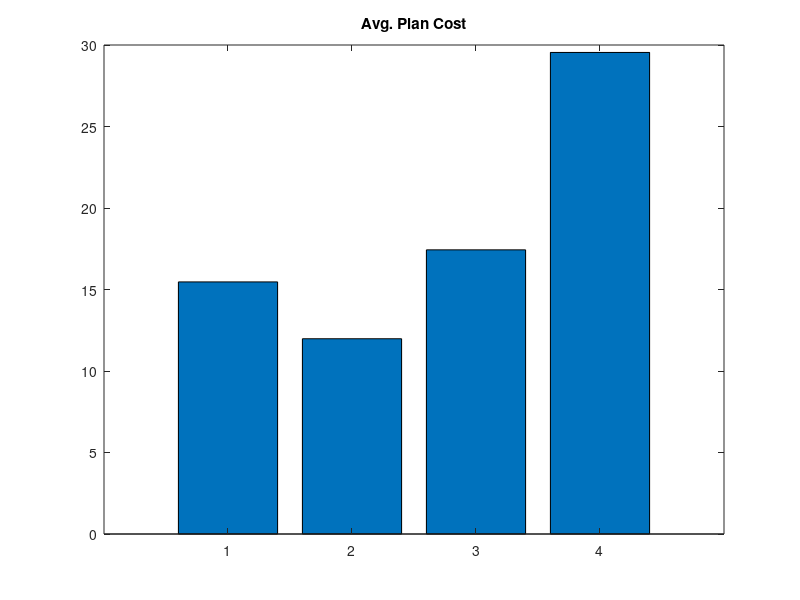
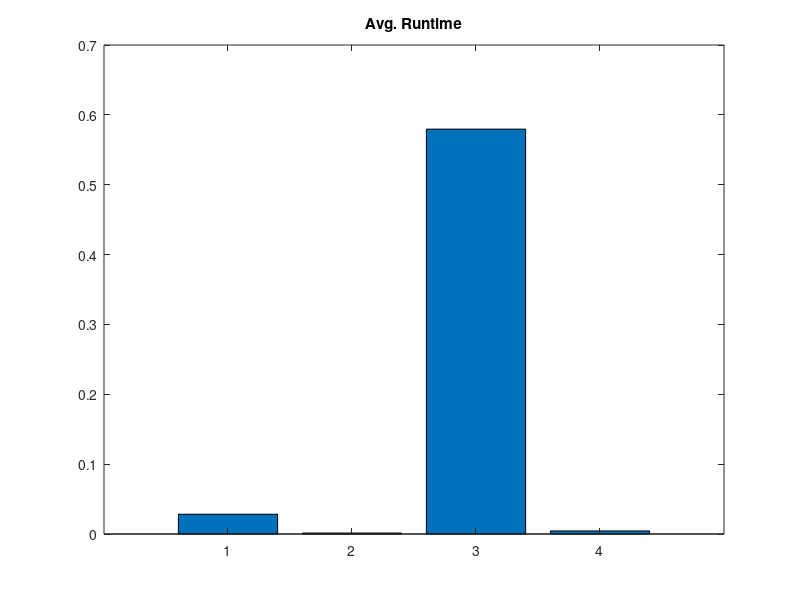
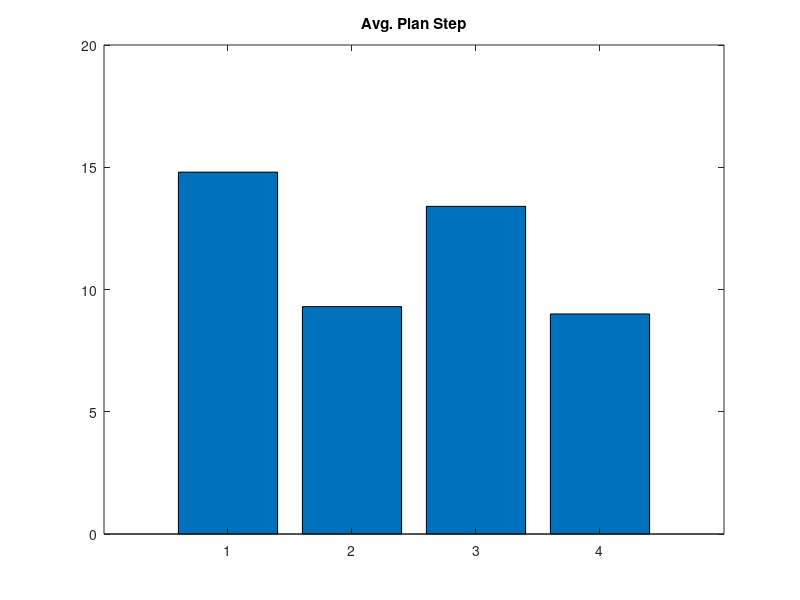

Source code (MATLAB) for these figures, in order:
load('analysis.mat');
RRT = mean(RRT, 2);
RRT_Connect = mean(RRT_Connect, 2);
RRT_Star = mean(RRT_Star, 2);
PRM = mean(PRM, 2);

data = [RRT RRT_Connect RRT_Star PRM];
figure(1)
bar(data(1,:))
title('Avg. Plan Cost')

figure(2)
bar(data(2,:))
title('Avg. Runtime')

figure(3)
bar(data(3,:))
title('Avg. Plan Step')